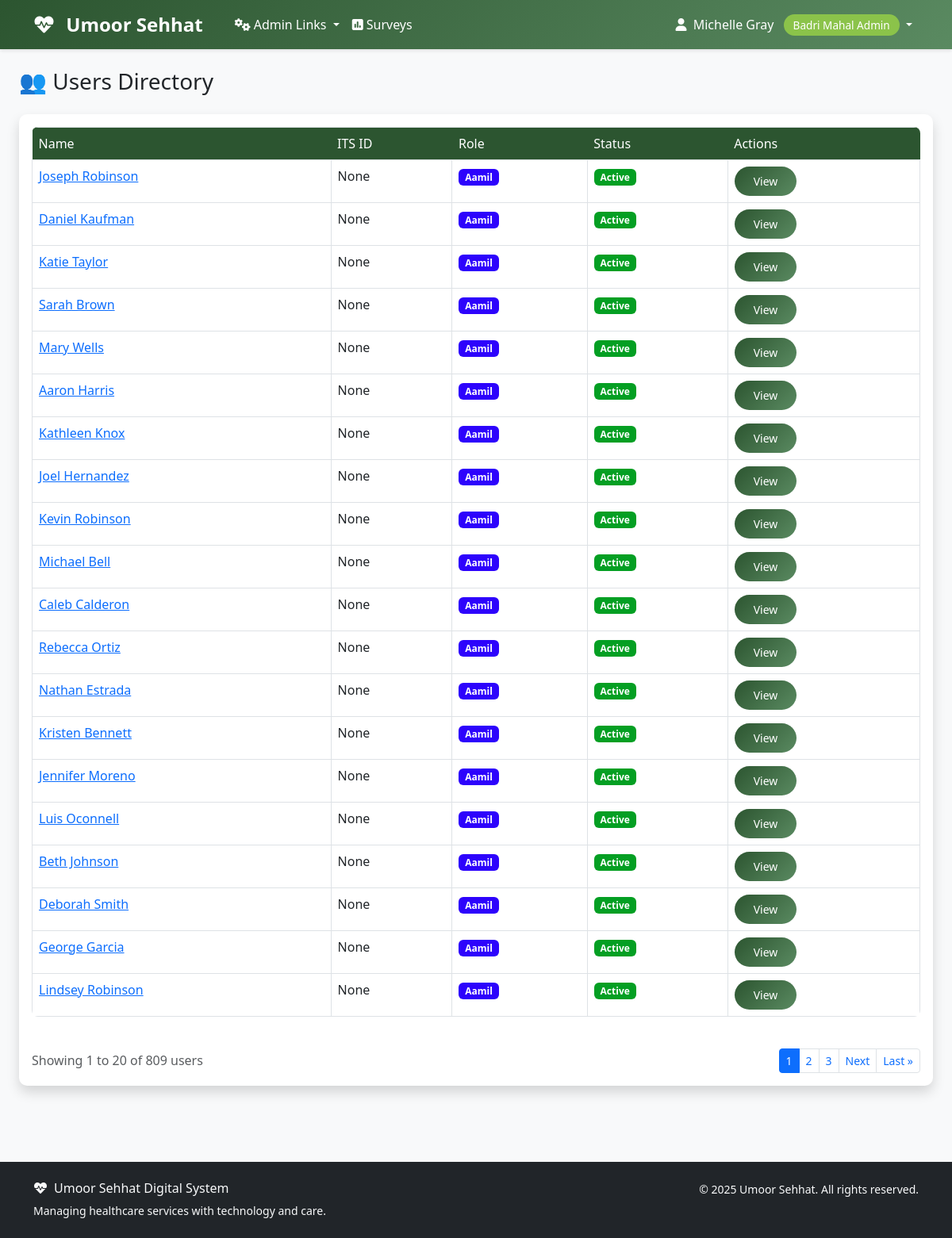
The app's page /accounts/users/ (signed in) with its own data.
### accounts/models.py (models this page shows, shortened)
class User(AbstractUser):
    ROLE_CHOICES = [
        ('aamil', 'Aamil'),
        ('moze_coordinator', 'Moze Coordinator'),
        ('doctor', 'Doctor'),
        ('student', 'Student'),
        ('badri_mahal_admin', 'Badri Mahal Admin'),
    ]
    role = models.CharField(max_length=20, choices=ROLE_CHOICES, default='student')
    its_id = models.CharField(
        max_length=8,
        unique=True,
        null=True,
        blank=True,
        validators=[RegexValidator(
            regex=r'^\d{8}$',
            message='ITS ID must be exactly 8 digits',
            code='invalid_its_id'
        )],
        help_text='8-digit ITS ID'
    )
    phone_number = models.CharField(max_length=15, blank=True, null=True)
    profile_photo = models.URLField(blank=True, null=True)
    arabic_name = models.CharField(max_length=100, blank=True, null=True)
    age = models.PositiveIntegerField(blank=True, null=True)
    verified_certificate = models.FileField(upload_to='certificates/', blank=True, null=True)
    specialty = models.CharField(max_length=100, blank=True, null=True)
    college = models.CharField(max_length=100, blank=True, null=True)  # For students
    specialization = models.CharField(max_length=100, blank=True, null=True)  # For students
    created_at = models.DateTimeField(auto_now_add=True)
    updated_at = models.DateTimeField(auto_now=True)
    def get_full_name(self):
        if self.arabic_name:
            return self.arabic_name
        return super().get_full_name() or self.username
    @property
    def is_aamil(self):
        return self.role == 'aamil'
    @property
    def is_moze_coordinator(self):
        return self.role == 'moze_coordinator'
    @property
    def is_doctor(self):
        return self.role == 'doctor'
    @property
    def is_student(self):
        return self.role == 'student'
    @property
    def is_admin(self):
        return self.role == 'badri_mahal_admin' or self.is_superuser
    class Meta:
        verbose_name = 'User'
        verbose_name_plural = 'Users'
        ordering = ['first_name', 'last_name']

### accounts/views.py (the view, shortened to what this page needs)
# urls.py: path('users/', views.UserListView.as_view(), name='user_list'),
class UserListView(LoginRequiredMixin, UserPassesTestMixin, ListView):
    model = User
    template_name = 'accounts/user_list.html'
    context_object_name = 'users'
    paginate_by = 20
    def test_func(self):
        return self.request.user.is_admin
    def get_queryset(self):
        queryset = User.objects.select_related('profile')
        role = self.request.GET.get('role')
        if role:
            queryset = queryset.filter(role=role)
        search = self.request.GET.get('search')
        return queryset.order_by('username')
    def get_context_data(self, **kwargs):
        context = super().get_context_data(**kwargs)
        context['role_choices'] = User.ROLE_CHOICES
        context['current_role'] = self.request.GET.get('role', '')
        context['search_query'] = self.request.GET.get('search', '')
        return context

### templates/accounts/user_list.html (shortened to what this page needs)
{% extends 'base.html' %}
{% block content %}
<div class="container-fluid">
    <div class="row mb-4">
        <div class="col-12">
            <h1 class="h3 mb-0 text-gray-800">👥 Users Directory</h1>
        </div>
    </div>
    <div class="card shadow mb-4">
        <div class="card-body">
            {% if users %}
                <div class="table-responsive">
                    <table class="table table-bordered">
                        <thead>
                            <tr><th>Name</th><th>ITS ID</th><th>Role</th><th>Status</th><th>Actions</th></tr>
                        </thead>
                        <tbody>
                            {% for user in users %}
                            <tr>
                                <td><a href="{% url 'accounts:user_detail' user.pk %}">{{ user.get_full_name }}</a></td>
                                <td>{{ user.its_id }}</td>
                                <td><span class="badge badge-info" style="background-color: rgb(45, 3, 252);">{{ user.get_role_display }}</span></td>
                                <td>{% if user.is_active %}<span class="badge badge-success" style="background-color: rgb(4, 159, 35);">Active</span>{% else %}<span class="badge badge-danger">Inactive</span>{% endif %}</td>
                                <td><a href="{% url 'accounts:user_detail' user.pk %}" class="btn btn-sm btn-primary">View</a></td>
                            </tr>
                            {% endfor %}
                        </tbody>
                    </table>
                </div>
                {% if is_paginated %}
                <div class="d-flex justify-content-between align-items-center mt-4">
                    <div class="text-muted">
                        Showing {{ page_obj.start_index }} to {{ page_obj.end_index }} of {{ page_obj.paginator.count }} users
                    </div>
                    <nav aria-label="User pagination">
                        <ul class="pagination pagination-sm mb-0">
                            {% for num in page_obj.paginator.page_range %}
                                {% if page_obj.number == num %}
                                    <li class="page-item active">
                                        <span class="page-link">{{ num }}</span>
                                    </li>
                                {% elif num > page_obj.number|add:'-3' and num < page_obj.number|add:'3' %}
                                    <li class="page-item">
                                        <a class="page-link" href="?page={{ num }}">{{ num }}</a>
                                    </li>
                                {% endif %}
                            {% endfor %}
                            {% if page_obj.has_next %}
                                <li class="page-item">
                                    <a class="page-link" href="?page={{ page_obj.next_page_number }}">Next</a>
                                </li>
                                <li class="page-item">
                                    <a class="page-link" href="?page={{ page_obj.paginator.num_pages }}">Last &raquo;</a>
                                </li>
                            {% endif %}
                        </ul>
                    </nav>
                </div>
                {% endif %}
            {% else %}
                <p class="text-muted">No users found.</p>
            {% endif %}
        </div>
    </div>
</div>
{% endblock %}

### templates/base.html (shortened to what this page needs)
<!DOCTYPE html>
<html lang="en">
<head>
    <link href="https://cdn.jsdelivr.net/npm/bootstrap@5.3.0/dist/css/bootstrap.min.css" rel="stylesheet">
    <link href="https://cdnjs.cloudflare.com/ajax/libs/font-awesome/6.0.0/css/all.min.css" rel="stylesheet">
</head>
<body>
    <nav class="navbar navbar-expand-lg navbar-custom">
        <div class="container">
            <a class="navbar-brand text-white" href="{% url 'dashboard' %}">
                <i class="fas fa-heartbeat me-2"></i>
                Umoor Sehhat
            </a>
            <div class="collapse navbar-collapse" id="navbarNav">
                {% if user.is_authenticated %}
                    <ul class="navbar-nav me-auto">
                        {% if user.is_admin %}
                            <li class="nav-item dropdown">
                                <a class="nav-link dropdown-toggle" href="#" id="adminDropdown" role="button" data-bs-toggle="dropdown" aria-expanded="false">
                                    <i class="fas fa-cogs me-1"></i>Admin Links
                                </a>
                            </li>
                        {% endif %}
                        <li class="nav-item">
                            <a class="nav-link" href="{% url 'surveys:list' %}" class="text-decoration-none">
                                <i class="fas fa-poll me-1"></i>Surveys
                            </a>
                        </li>
                    </ul>
                    <ul class="navbar-nav">
                        <li class="nav-item dropdown">
                            <a class="nav-link dropdown-toggle" href="#" id="navbarDropdown" role="button" data-bs-toggle="dropdown">
                                <i class="fas fa-user me-1"></i>
                                {{ user.get_full_name|default:user.username }}
                                <span class="role-badge ms-2">{{ user.get_role_display }}</span>
                            </a>
                        </li>
                    </ul>
                {% endif %}
            </div>
        </div>
    </nav>
    <main class="container-fluid py-4">
        {% block content %}{% endblock %}
    </main>
    <footer class="bg-dark text-light py-4 mt-5">
        <div class="container">
            <div class="row">
                <div class="col-md-6">
                    <h6><i class="fas fa-heartbeat me-2"></i>Umoor Sehhat Digital System</h6>
                    <p class="small mb-0">Managing healthcare services with technology and care.</p>
                </div>
                <div class="col-md-6 text-md-end">
                    <p class="small mb-0">
                        &copy; {% now "Y" %} Umoor Sehhat. All rights reserved.
                    </p>
                </div>
            </div>
        </div>
    </footer>
</body>
</html>

### templates/base.html (style rules this page uses)
:root { --primary-color: #2c5530; --secondary-color: #5a8a61; --accent-color: #8bc34a; --text-dark: #2d3436; --bg-light: #f8f9fa; }
body { font-family: 'Segoe UI', Tahoma, Geneva, Verdana, sans-serif; background-color: var(--bg-light); }
.navbar-brand { font-weight: bold; color: white !important; font-size: 1.5rem; margin-right: 2rem; }
.navbar-custom { background: linear-gradient(135deg, var(--primary-color), var(--secondary-color)); box-shadow: 0 2px 4px rgba(0,0,0,.1); }
.navbar-custom .navbar-nav .nav-link { color: white !important; font-weight: 500; transition: all 0.3s ease; }
.card { border: none; border-radius: 10px; box-shadow: 0 4px 6px rgba(0,0,0,.1); transition: transform 0.3s ease; }
.btn-primary { background: linear-gradient(135deg, var(--primary-color), var(--secondary-color)); border: none; border-radius: 25px; padding: 8px 24px; font-weight: 500; transition: all 0.3s ease; }
.role-badge { background: var(--accent-color); color: white; padding: 4px 12px; border-radius: 20px; font-size: 0.85rem; font-weight: 500; }
.table { border-radius: 8px; overflow: hidden; }
.table thead th { border: none; background: var(--primary-color); color: white; font-weight: 500; }

### records on screen
User: get_full_name "Michelle Gray", role "Badri Mahal Admin"
User: get_full_name "Joseph Robinson", its_id "None", role "Aamil", is_active "Active"
User: get_full_name "Daniel Kaufman", its_id "None", role "Aamil", is_active "Active"
User: get_full_name "Katie Taylor", its_id "None", role "Aamil", is_active "Active"
User: get_full_name "Sarah Brown", its_id "None", role "Aamil", is_active "Active"
User: get_full_name "Mary Wells", its_id "None", role "Aamil", is_active "Active"
User: get_full_name "Aaron Harris", its_id "None", role "Aamil", is_active "Active"
User: get_full_name "Kathleen Knox", its_id "None", role "Aamil", is_active "Active"
User: get_full_name "Joel Hernandez", its_id "None", role "Aamil", is_active "Active"
User: get_full_name "Kevin Robinson", its_id "None", role "Aamil", is_active "Active"
User: get_full_name "Michael Bell", its_id "None", role "Aamil", is_active "Active"
User: get_full_name "Caleb Calderon", its_id "None", role "Aamil", is_active "Active"
User: get_full_name "Rebecca Ortiz", its_id "None", role "Aamil", is_active "Active"
User: get_full_name "Nathan Estrada", its_id "None", role "Aamil", is_active "Active"
User: get_full_name "Kristen Bennett", its_id "None", role "Aamil", is_active "Active"
User: get_full_name "Jennifer Moreno", its_id "None", role "Aamil", is_active "Active"
User: get_full_name "Luis Oconnell", its_id "None", role "Aamil", is_active "Active"
User: get_full_name "Beth Johnson", its_id "None", role "Aamil", is_active "Active"
User: get_full_name "Deborah Smith", its_id "None", role "Aamil", is_active "Active"
User: get_full_name "George Garcia", its_id "None", role "Aamil", is_active "Active"
User: get_full_name "Lindsey Robinson", its_id "None", role "Aamil", is_active "Active"

### other values on screen
{{ page_obj.start_index }} "1"
{{ page_obj.end_index }} "20"
{{ page_obj.paginator.count }} "809"
{{ num }} "1"
{{ num }} "2" "3"
